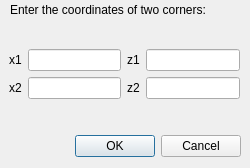
<?xml version="1.0" encoding="UTF-8"?>
<ui version="4.0">
 <class>AddSurfaceSupportDialog</class>
 <widget class="QDialog" name="AddSurfaceSupportDialog">
  <property name="geometry">
   <rect>
    <x>0</x>
    <y>0</y>
    <width>250</width>
    <height>168</height>
   </rect>
  </property>
  <property name="windowTitle">
   <string>Add Surface Support</string>
  </property>
  <widget class="QDialogButtonBox" name="buttonBox">
   <property name="geometry">
    <rect>
     <x>70</x>
     <y>130</y>
     <width>171</width>
     <height>32</height>
    </rect>
   </property>
   <property name="orientation">
    <enum>Qt::Horizontal</enum>
   </property>
   <property name="standardButtons">
    <set>QDialogButtonBox::Cancel|QDialogButtonBox::Ok</set>
   </property>
  </widget>
  <widget class="QWidget" name="verticalLayoutWidget">
   <property name="geometry">
    <rect>
     <x>9</x>
     <y>29</y>
     <width>231</width>
     <height>91</height>
    </rect>
   </property>
   <layout class="QVBoxLayout" name="verticalLayout">
    <item>
     <layout class="QGridLayout" name="gridLayout_2">
      <item row="1" column="3">
       <widget class="QLineEdit" name="Z2LineEdit"/>
      </item>
      <item row="1" column="0">
       <widget class="QLabel" name="label_4">
        <property name="text">
         <string>x2</string>
        </property>
       </widget>
      </item>
      <item row="0" column="3">
       <widget class="QLineEdit" name="Z1LineEdit"/>
      </item>
      <item row="1" column="1">
       <widget class="QLineEdit" name="X2LineEdit"/>
      </item>
      <item row="0" column="0">
       <widget class="QLabel" name="label_3">
        <property name="text">
         <string>x1</string>
        </property>
       </widget>
      </item>
      <item row="0" column="2">
       <widget class="QLabel" name="label_2">
        <property name="text">
         <string>z1</string>
        </property>
       </widget>
      </item>
      <item row="1" column="2">
       <widget class="QLabel" name="label_7">
        <property name="text">
         <string>z2</string>
        </property>
       </widget>
      </item>
      <item row="0" column="1">
       <widget class="QLineEdit" name="X1LineEdit"/>
      </item>
     </layout>
    </item>
   </layout>
  </widget>
  <widget class="QLabel" name="label">
   <property name="geometry">
    <rect>
     <x>10</x>
     <y>0</y>
     <width>241</width>
     <height>20</height>
    </rect>
   </property>
   <property name="text">
    <string>Enter the coordinates of two corners:</string>
   </property>
  </widget>
 </widget>
 <resources/>
 <connections>
  <connection>
   <sender>buttonBox</sender>
   <signal>accepted()</signal>
   <receiver>AddSurfaceSupportDialog</receiver>
   <slot>accept()</slot>
   <hints>
    <hint type="sourcelabel">
     <x>248</x>
     <y>254</y>
    </hint>
    <hint type="destinationlabel">
     <x>157</x>
     <y>274</y>
    </hint>
   </hints>
  </connection>
  <connection>
   <sender>buttonBox</sender>
   <signal>rejected()</signal>
   <receiver>AddSurfaceSupportDialog</receiver>
   <slot>reject()</slot>
   <hints>
    <hint type="sourcelabel">
     <x>316</x>
     <y>260</y>
    </hint>
    <hint type="destinationlabel">
     <x>286</x>
     <y>274</y>
    </hint>
   </hints>
  </connection>
 </connections>
</ui>
